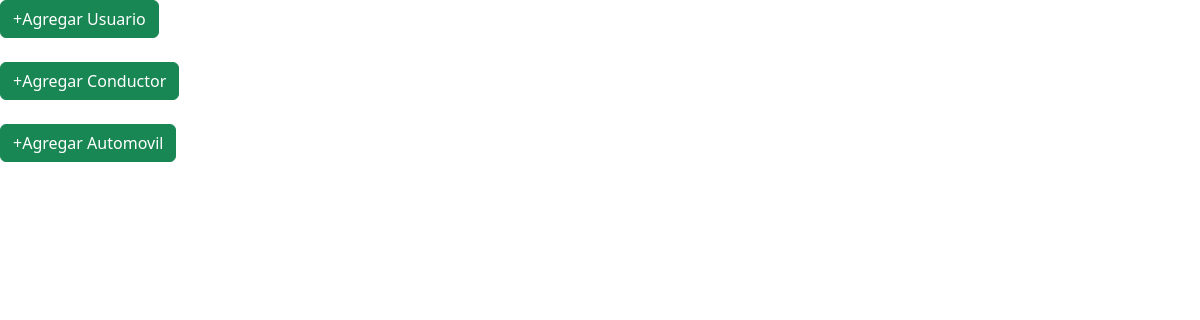
Before: /AppProject/read_user/ with the older database file.
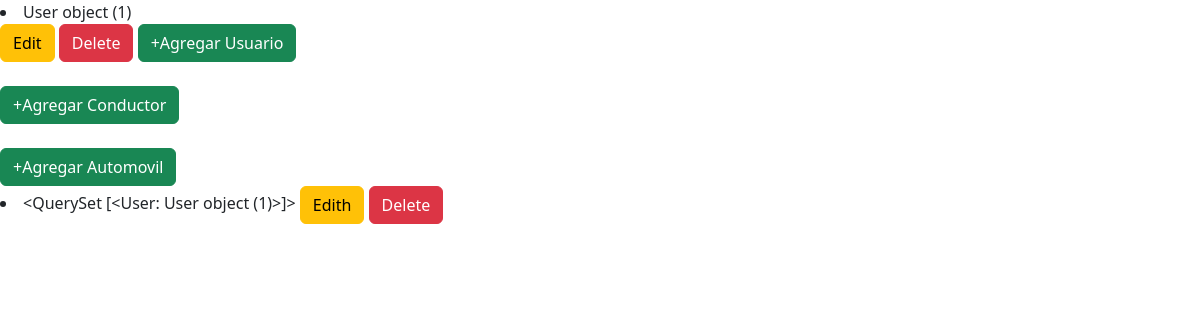
After: the same page with the newer database file.
### AppProject/models.py (models this page shows, shortened)
class User(models.Model):
    name = models.CharField(max_length=30)
    lastName = models.CharField(max_length=30)
    email = models.EmailField()

### AppProject/views.py (the view)
# urls.py: path('read_user/', read_user),
def read_user(request):
    users = User.objects.all() #trae todo
    return render (request, "CRUD/read_user.html", {"user":users})

### AppProject/Templates/CRUD/read_user.html (shortened to what this page needs)
<!DOCTYPE html>
<html lang="en">
<head>
    {% load static %}
    <link rel="stylesheet" href="{%static 'css/bootstrap.min.css'%}">
</head>
<body>
    {% for users in user %}
    <li>{{users}}</li>
    <a class="btn btn-warning">Edit</a>
    <a class="btn btn-danger">Delete</a>
{% endfor %}
<a class="btn btn-success" href="/AppProject/create_user">+Agregar Usuario</a>
<br>
<br>
<a class="btn btn-success" href="/AppProject/create_driver">+Agregar Conductor</a>
<br>
<br>
<a class="btn btn-success" href="/AppProject/create_movile">+Agregar Automovil</a>
{% for users in user %}
    <li>
        {{user}}
        <a class="btn btn-warning">Edith</a>
        <a href="/AppProject/delete_user/{{user.email}}" class="btn btn-danger">Delete</a>
    </li>
{% endfor %}
</body>
</html>

Changed rows visible on the page:
added User: id "User object (1)", id "<QuerySet [<User: User object (1)>]>"
